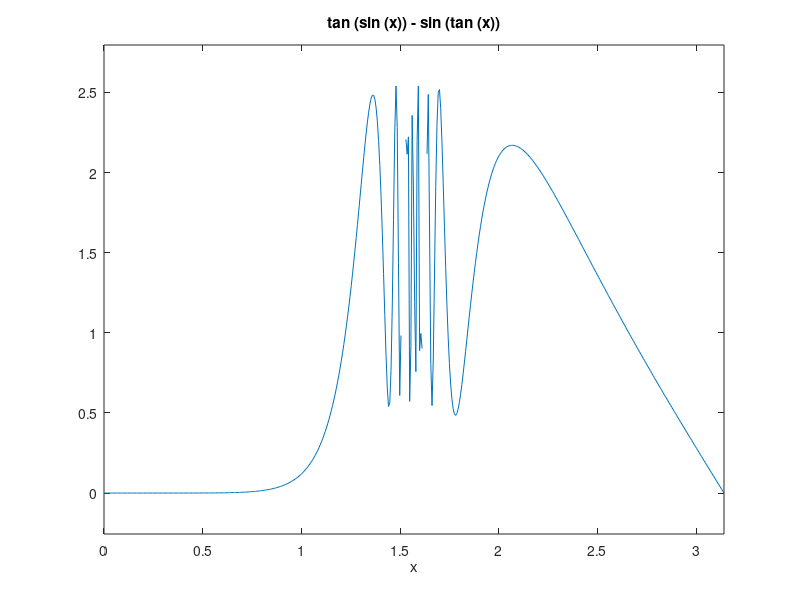

Source code (MATLAB):
f3=@(x) tan(sin(x))-sin(tan(x));
ezplot(f3, [0,pi])
print('f3.eps','-deps')
[intf3,ierr3,nf3,eerr3]=quad(f3,0,pi,[1e-12 0])